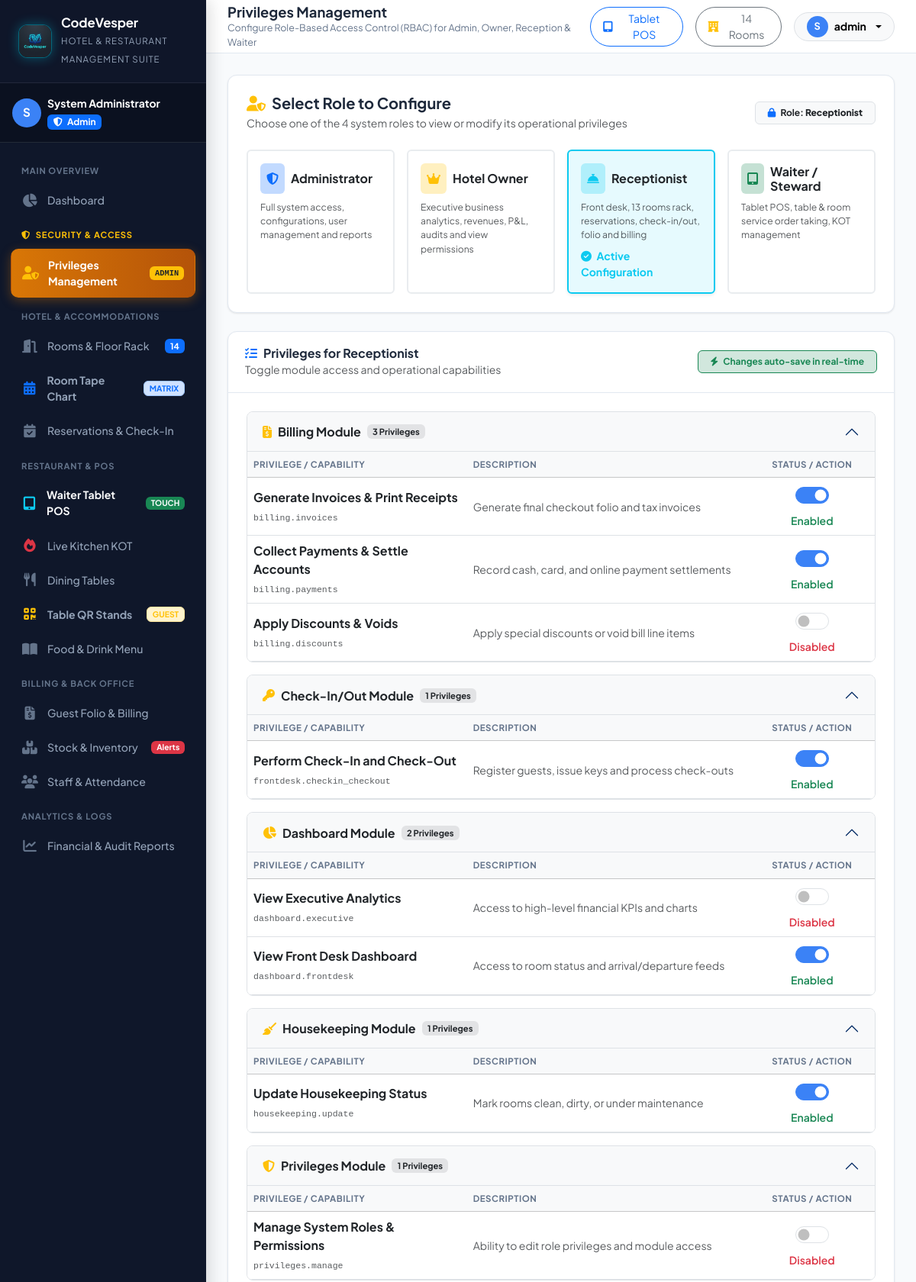
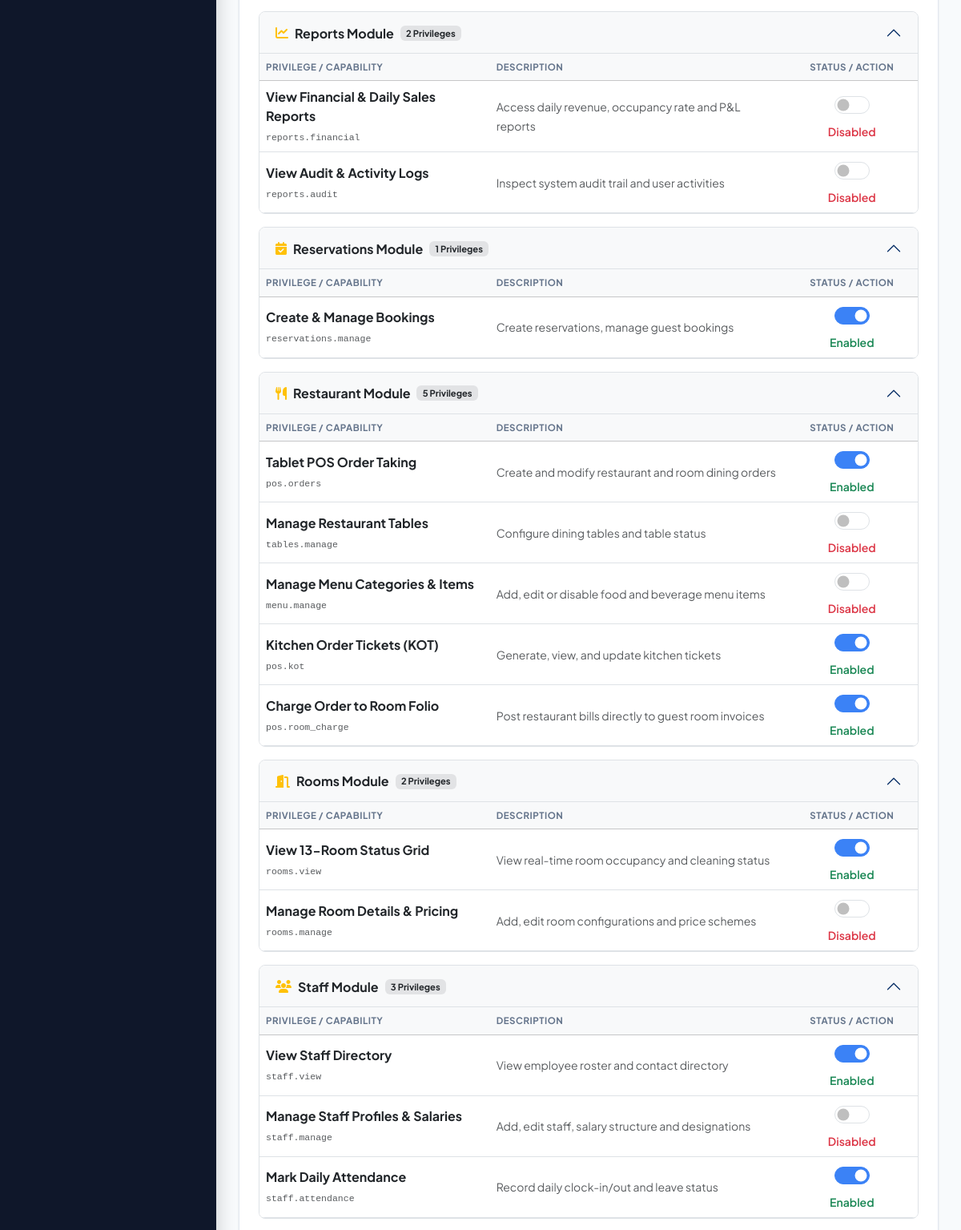
Screenshot of /privileges.php (signed in, upper part) with the database file from the repository (2 pictures, top to bottom).
### tables this page shows
CREATE TABLE `roles` (
  `id` int NOT NULL AUTO_INCREMENT,
  `name` varchar(50) NOT NULL,
  `slug` varchar(50) NOT NULL,
  `description` varchar(255) DEFAULT NULL,
  `created_at` timestamp NOT NULL DEFAULT CURRENT_TIMESTAMP,
  PRIMARY KEY (`id`)  ,
  UNIQUE KEY `name` (`name`),
  UNIQUE KEY `slug` (`slug`)
);

CREATE TABLE `permissions` (
  `id` int NOT NULL AUTO_INCREMENT,
  `module` varchar(50) NOT NULL,
  `name` varchar(100) NOT NULL,
  `slug` varchar(100) NOT NULL,
  `description` varchar(255) DEFAULT NULL,
  PRIMARY KEY (`id`)  ,
  UNIQUE KEY `slug` (`slug`)
);

### privileges.php (the view, shortened to what this page needs)
<?php
require_once __DIR__ . '/includes/header.php';
$db = getDbConnection();
$roles = $db->query("SELECT * FROM roles ORDER BY id ASC")->fetchAll();
$selectedRoleId = isset($_GET['role_id']) ? (int)$_GET['role_id'] : 3;
$permissionsRaw = $db->query("SELECT * FROM permissions ORDER BY module ASC, id ASC")->fetchAll();
$permissionsByModule = [];
foreach ($permissionsRaw as $p) {
    $permissionsByModule[$p['module']][] = $p;
}
$grantedStmt = $db->prepare("SELECT permission_id, is_granted FROM role_permissions WHERE role_id = ?");
$grantedStmt->execute([$selectedRoleId]);
$grantedRows = $grantedStmt->fetchAll(PDO::FETCH_KEY_PAIR);
$selectedRoleInfo = null;
foreach ($roles as $r) {
    if ((int)$r['id'] === $selectedRoleId) {
        $selectedRoleInfo = $r;
        break;
    }
}
?>
<div class="row g-4">
    <div class="col-12">
        <div class="card-custom p-4">
            <div class="d-flex flex-column flex-md-row justify-content-between align-items-md-center gap-3 mb-4">
                <div>
                    <h5 class="fw-bold mb-1">
                        <i class="fa-solid fa-user-shield text-warning me-2"></i>Select Role to Configure
                    </h5>
                    <p class="text-muted small mb-0">Choose one of the 4 system roles to view or modify its operational privileges</p>
                </div>
                <div>
                    <span class="badge bg-light text-dark border px-3 py-2">
                        <i class="fa-solid fa-lock text-primary me-1"></i> Role: <strong><?= htmlspecialchars($selectedRoleInfo['name']) ?></strong>
                    </span>
                </div>
            </div>
            <div class="row g-3">
                <?php foreach ($roles as $role):
                    $isActive = ((int)$role['id'] === $selectedRoleId);
                    $icon = 'user';
                    $color = 'primary';
                    if ($role['slug'] === 'admin') { $icon = 'shield-halved'; $color = 'primary'; }
                    elseif ($role['slug'] === 'owner') { $icon = 'crown'; $color = 'warning'; }
                    elseif ($role['slug'] === 'reception') { $icon = 'bell-concierge'; $color = 'info'; }
                    elseif ($role['slug'] === 'waiter') { $icon = 'tablet-screen-button'; $color = 'success'; }
                ?>
                <div class="col-6 col-md-3">
                    <a href="privileges.php?role_id=<?= $role['id'] ?>" class="text-decoration-none">
                        <div class="card h-100 p-3 border-2 transition <?= $isActive ? 'border-' . $color . ' shadow-sm bg-' . $color . ' bg-opacity-10' : 'border-light-subtle bg-white' ?>">
                            <div class="d-flex align-items-center gap-2 mb-2">
                                <div class="p-2 rounded bg-<?= $color ?> bg-opacity-25 text-<?= $color ?>">
                                    <i class="fa-solid fa-<?= $icon ?>"></i>
                                </div>
                                <h6 class="fw-bold mb-0 text-dark"><?= htmlspecialchars($role['name']) ?></h6>
                            </div>
                            <p class="text-muted small mb-0" style="font-size: 0.76rem;"><?= htmlspecialchars($role['description']) ?></p>
                            <?php if ($isActive): ?>
                                <div class="mt-2 text-<?= $color ?> small fw-bold"><i class="fa-solid fa-circle-check me-1"></i> Active Configuration</div>
                            <?php endif; ?>
                        </div>
                    </a>
                </div>
                <?php endforeach; ?>
            </div>
        </div>
    </div>
    <div class="col-12">
        <div class="card-custom">
            <div class="card-header-clean d-flex justify-content-between align-items-center">
                <div>
                    <h5 class="fw-bold mb-0">
                        <i class="fa-solid fa-list-check me-2 text-primary"></i>Privileges for <?= htmlspecialchars($selectedRoleInfo['name']) ?>
                    </h5>
                    <span class="text-muted small">Toggle module access and operational capabilities</span>
                </div>
                <?php if ($selectedRoleInfo['slug'] === 'admin'): ?>
                    <span class="badge bg-primary-subtle text-primary border border-primary px-3 py-2">
                        <i class="fa-solid fa-lock me-1"></i> System Administrator has unrevocable master access
                    </span>
                <?php else: ?>
                    <span class="badge bg-success-subtle text-success border border-success px-3 py-2">
                        <i class="fa-solid fa-bolt me-1"></i> Changes auto-save in real-time
                    </span>
                <?php endif; ?>
            </div>
            <div class="p-4">
                <div class="accordion" id="privilegesAccordion">
                    <?php
                    $accIndex = 0;
                    foreach ($permissionsByModule as $moduleName => $modulePermissions):
                        $accIndex++;
                        $collapseId = 'collapseModule' . $accIndex;
                        $moduleIcon = 'folder';
                        if ($moduleName === 'Dashboard') $moduleIcon = 'chart-pie';
                        elseif ($moduleName === 'Rooms') $moduleIcon = 'door-open';
                        elseif ($moduleName === 'Reservations') $moduleIcon = 'calendar-check';
                        elseif ($moduleName === 'Check-In/Out') $moduleIcon = 'key';
                        elseif ($moduleName === 'Housekeeping') $moduleIcon = 'broom';
                        elseif ($moduleName === 'Restaurant') $moduleIcon = 'utensils';
                        elseif ($moduleName === 'Billing') $moduleIcon = 'file-invoice-dollar';
                        elseif ($moduleName === 'Staff') $moduleIcon = 'users';
                        elseif ($moduleName === 'Stock') $moduleIcon = 'boxes-stacked';
                        elseif ($moduleName === 'Reports') $moduleIcon = 'chart-line';
                        elseif ($moduleName === 'Privileges') $moduleIcon = 'shield-halved';
                    ?>
                    <div class="accordion-item mb-3 border rounded-3 overflow-hidden shadow-none">
                        <h2 class="accordion-header" id="heading<?= $accIndex ?>">
                            <button class="accordion-button bg-light fw-bold text-dark py-3" type="button" data-bs-toggle="collapse" data-bs-target="#<?= $collapseId ?>" aria-expanded="true">
                                <i class="fa-solid fa-<?= $moduleIcon ?> text-warning me-2"></i>
                                <?= htmlspecialchars($moduleName) ?> Module
                                <span class="badge bg-secondary-subtle text-dark ms-2 small" style="font-size: 0.7rem;">
                                    <?= count($modulePermissions) ?> Privileges
                                </span>
                            </button>
                        </h2>
                        <div id="<?= $collapseId ?>" class="accordion-collapse collapse show">
                            <div class="accordion-body p-0">
                                <div class="table-responsive">
                                    <table class="table table-hover align-middle mb-0">
                                        <thead class="table-light small text-uppercase text-muted">
                                            <tr>
                                                <th style="width: 35%;">Privilege / Capability</th>
                                                <th style="width: 45%;">Description</th>
                                                <th style="width: 20%;" class="text-center">Status / Action</th>
                                            </tr>
                                        </thead>
                                        <tbody>
                                            <?php foreach ($modulePermissions as $p):
                                                $permId = (int)$p['id'];
                                                $isGranted = ($selectedRoleInfo['slug'] === 'admin') ? true : (!empty($grantedRows[$permId]));
                                                $switchId = 'perm_switch_' . $permId;
                                                $isDisabled = ($selectedRoleInfo['slug'] === 'admin');
                                            ?>
                                            <tr>
                                                <td>
                                                    <div class="fw-bold text-dark"><?= htmlspecialchars($p['name']) ?></div>
                                                    <code class="text-muted small" style="font-size: 0.72rem;"><?= htmlspecialchars($p['slug']) ?></code>
                                                </td>
                                                <td>
                                                    <span class="text-muted small"><?= htmlspecialchars($p['description']) ?></span>
                                                </td>
                                                <td class="text-center">
                                                    <div class="form-check form-switch d-inline-block">
                                                        <input
                                                            class="form-check-input privilege-toggle"
                                                            type="checkbox"
                                                            role="switch"
                                                            id="<?= $switchId ?>"
                                                            data-role-id="<?= $selectedRoleId ?>"
                                                            data-permission-id="<?= $permId ?>"
                                                            <?= $isGranted ? 'checked' : '' ?>
                                                            <?= $isDisabled ? 'disabled' : '' ?>
                                                            style="width: 44px; height: 22px; cursor: <?= $isDisabled ? 'not-allowed' : 'pointer' ?>;"
                                                        >
                                                    </div>
                                                    <div class="small fw-semibold mt-1 <?= $isGranted ? 'text-success' : 'text-danger' ?>" id="status_label_<?= $permId ?>">
                                                        <?= $isGranted ? 'Enabled' : 'Disabled' ?>
                                                    </div>
                                                </td>
                                            </tr>
                                            <?php endforeach; ?>
                                        </tbody>
                                    </table>
                                </div>
                            </div>
                        </div>
                    </div>
                    <?php endforeach; ?>
                </div>
            </div>
        </div>
    </div>
</div>
<?php require_once __DIR__ . '/includes/footer.php'; ?>

### assets/css/style.css (style rules this page uses)
:root { --primary: #1e3a8a; --primary-light: #3b82f6; --primary-dark: #0f172a; --gold: #d97706; --gold-light: #f59e0b; --gold-subtle: #fef3c7; --sidebar-bg: #0f172a; --sidebar-hover: #1e293b; --sidebar-active: #2563eb; --body-bg: #f8fafc; --card-bg: #ffffff; --text-main: #1e293b; --text-muted: #64748b; --border-color: #e2e8f0; --sidebar-width: 270px; --topbar-height: 70px; --radius-sm: 8px; --radius-md: 12px; --radius-lg: 18px; --shadow-sm: 0 1px 3px rgba(0,0,0,0.06), 0 1px 2px rgba(0,0,0,0.04); --shadow-md: 0 4px 12px -2px rgba(0,0,0,0.08), 0 2px 6px -1px rgba(0,0,0,0.04); --shadow-lg: 0 12px 24px -4px rgba(0,0,0,0.12), 0 4px 10px -2px rgba(0,0,0,0.05); }
* { box-sizing: border-box; }
body { font-family: 'Plus Jakarta Sans', sans-serif; background-color: var(--body-bg); color: var(--text-main); overflow-x: hidden; margin: 0; padding: 0; }
.card-custom { background: #fff; border: 1px solid var(--border-color); border-radius: var(--radius-md); box-shadow: var(--shadow-sm); transition: transform 0.2s ease, box-shadow 0.2s ease; }
.card-header-clean { padding: 18px 22px; background: transparent; border-bottom: 1px solid var(--border-color); display: flex; align-items: center; justify-content: space-between; }
.card-header-clean h5 { margin: 0; font-size: 1rem; font-weight: 700; }
.table thead th { font-size: 0.72rem; font-weight: 700; text-transform: uppercase; letter-spacing: 0.5px; color: #64748b; }
.form-check-input:checked { background-color: var(--primary-light); border-color: var(--primary-light); }

### assets/css/pos.css (style rules this page uses)
html, body { overflow-x: hidden !important; max-width: 100vw !important; }

### rows the page displays
roles: name "Receptionist", description "Front desk, 13 rooms rack, reservations, check-in/out, folio and billing", slug "☑"
roles: name "Administrator", description "Full system access, configurations, user management and reports"
roles: name "Hotel Owner", description "Executive business analytics, revenues, P&L, audits and view permissions"
roles: name "Waiter / Steward", description "Tablet POS, table & room service order taking, KOT management"
permissions: name "Generate Invoices & Print Receipts", slug "billing.invoices", description "Generate final checkout folio and tax invoices", shows "Enabled"
permissions: name "Collect Payments & Settle Accounts", slug "billing.payments", description "Record cash, card, and online payment settlements", shows "Enabled"
permissions: name "Apply Discounts & Voids", slug "billing.discounts", description "Apply special discounts or void bill line items", shows "Disabled"
permissions: name "Perform Check-In and Check-Out", slug "frontdesk.checkin_checkout", description "Register guests, issue keys and process check-outs", shows "Enabled"
permissions: name "View Executive Analytics", slug "dashboard.executive", description "Access to high-level financial KPIs and charts", shows "Disabled"
permissions: name "View Front Desk Dashboard", slug "dashboard.frontdesk", description "Access to room status and arrival/departure feeds", shows "Enabled"
permissions: name "Update Housekeeping Status", slug "housekeeping.update", description "Mark rooms clean, dirty, or under maintenance", shows "Enabled"
permissions: name "Manage System Roles & Permissions", slug "privileges.manage", description "Ability to edit role privileges and module access", shows "Disabled"
permissions: name "View Financial & Daily Sales Reports", slug "reports.financial", description "Access daily revenue, occupancy rate and P&L reports", shows "Disabled"
permissions: name "View Audit & Activity Logs", slug "reports.audit", description "Inspect system audit trail and user activities", shows "Disabled"
permissions: name "Create & Manage Bookings", slug "reservations.manage", description "Create reservations, manage guest bookings", shows "Enabled"
permissions: name "Tablet POS Order Taking", slug "pos.orders", description "Create and modify restaurant and room dining orders", shows "Enabled"
permissions: name "Manage Restaurant Tables", slug "tables.manage", description "Configure dining tables and table status", shows "Disabled"
permissions: name "Manage Menu Categories & Items", slug "menu.manage", description "Add, edit or disable food and beverage menu items", shows "Disabled"
permissions: name "Kitchen Order Tickets (KOT)", slug "pos.kot", description "Generate, view, and update kitchen tickets", shows "Enabled"
permissions: name "Charge Order to Room Folio", slug "pos.room_charge", description "Post restaurant bills directly to guest room invoices", shows "Enabled"
permissions: name "View 13-Room Status Grid", slug "rooms.view", description "View real-time room occupancy and cleaning status", shows "Enabled"
permissions: name "Manage Room Details & Pricing", slug "rooms.manage", description "Add, edit room configurations and price schemes", shows "Disabled"
permissions: name "View Staff Directory", slug "staff.view", description "View employee roster and contact directory", shows "Enabled"
permissions: name "Manage Staff Profiles & Salaries", slug "staff.manage", description "Add, edit staff, salary structure and designations", shows "Disabled"
permissions: name "Mark Daily Attendance", slug "staff.attendance", description "Record daily clock-in/out and leave status", shows "Enabled"

### other values shown
APP_NAME "CodeVesper"
APP_TAGLINE "HOTEL & RESTAURANT MANAGEMENT SUITE"
substr($user['full_name'] ?? 'U', 0, 1) "S"
$user['full_name'] "System Administrator"
$dynamicRoomCount "14"
$pageTitle "Privileges Management"
$pageSubtitle "Configure Role-Based Access Control (RBAC) for Admin, Owner, Reception & Waiter"
$totalHeaderRooms "14"
substr($currentUser['full_name'], 0, 1) "S"
$currentUser['username'] "admin"
$moduleName "Billing"
count($modulePermissions) "3"
$moduleName "Check-In/Out"
count($modulePermissions) "1"
$moduleName "Dashboard"
